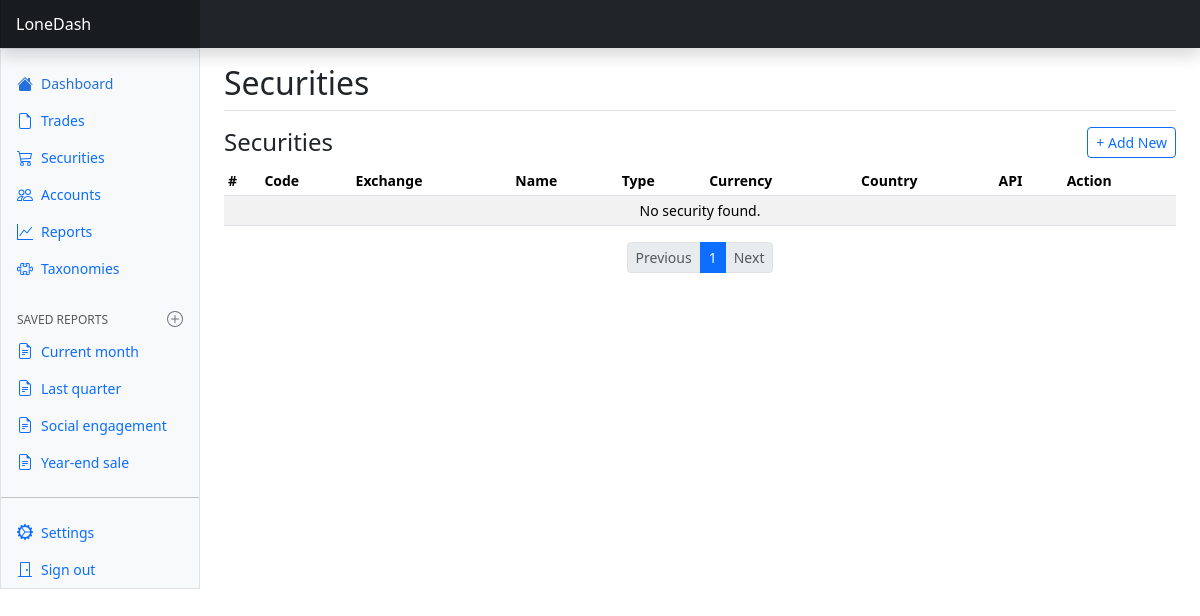
/securities/ (signed in), run on an earlier commit of the app's database.
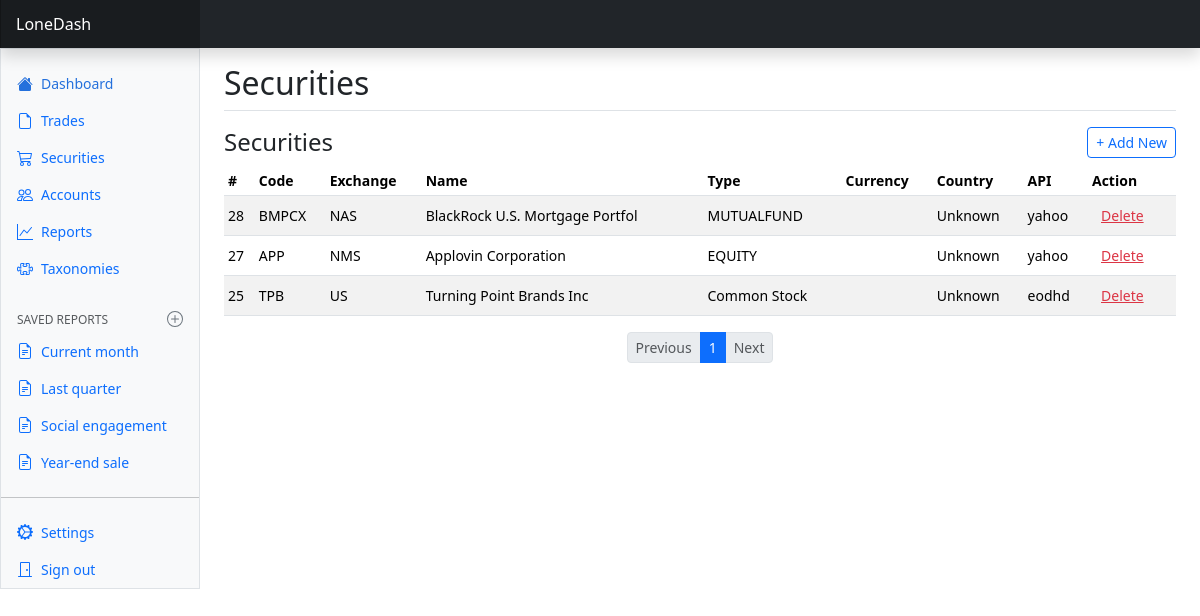
And on a later commit of the database.
### dash/models.py (models this page shows, shortened)
class Security(models.Model):
    country = models.ForeignKey(Country, on_delete=models.CASCADE, related_name='country')
    user = models.ForeignKey(User, on_delete=models.CASCADE, related_name='security')
    code = models.CharField(max_length=10)
    exchange = models.CharField(max_length=20)
    name = models.CharField(max_length=255)
    type = models.CharField(max_length=255, blank=True)
    isin = models.CharField(max_length=20, blank=True)
    close = models.DecimalField(max_digits=16, decimal_places=2, default=0)
    date = models.DateField(default=date.today)
    api_source = models.CharField(max_length=50, blank=True, null=True)
    industry = models.CharField(max_length=100, blank=True)
    sector = models.CharField(max_length=100, blank=True)
    website = models.URLField(blank=True)
    description = models.TextField(blank=True)
    class Meta:
        constraints = [
            models.UniqueConstraint(fields=['user', 'code'], name='unique_user_code')
        ]
        indexes = [
            models.Index(fields=['user', 'code']),
        ]

class Country(models.Model):
    iso_code = models.CharField(max_length=3, unique=True)  # e.g. 'US', 'VN'
    name = models.CharField(max_length=100)
    currency = models.CharField(max_length=10, default='USD')
    def __str__(self):
        return self.name

### dash/views.py (the view)
# urls.py: path('securities/', securities_view, name='securities'),
def securities_view(request):
    securities_list = Security.objects.filter(user=request.user).order_by('-id')
    securities_paginator = Paginator(securities_list, 10)
    securities_page = securities_paginator.get_page(request.GET.get('page'))
    svg_content = get_icons_svg()
    return render(request, "securities.html", {'icons_svg': svg_content, 'securities' : securities_page,})

### dash/views.py (called while the page is built)
def get_icons_svg():
    current_dir = os.path.dirname(__file__)
    svg_path = os.path.join(current_dir, 'static', 'icons', 'icons.svg')
    with open(svg_path, 'r', encoding='utf-8') as f:
        return f.read()

### dash/templates/securities.html (shortened to what this page needs)
{% extends "base.html" %}
{% block content %}
<main class="col-md-9 ms-sm-auto col-lg-10 px-md-4">
    <div
        class="d-flex justify-content-between flex-wrap flex-md-nowrap align-items-center pt-3 pb-2 mb-3 border-bottom">
        <h2 class="mb-0">Securities</h2>
    </div>
    <div class="d-flex justify-content-between align-items-center mb-2">
        <h4 class="mb-0">Securities</h4>
        <button type="button" class="btn btn-sm btn-outline-primary" id="btn-add-security">+ Add New</button>
    </div>
    <div class="table-responsive small">
        <table class="table table-striped table-sm">
            <thead>
                <tr>
                    <th scope="col">#</th>
                    <th scope="col">Code</th>
                    <th scope="col">Exchange</th>
                    <th scope="col">Name</th>
                    <th scope="col">Type</th>
                    <th scope="col">Currency</th>
                    <th scope="col">Country</th>
                    <th scope="col">API</th>
                    <th scope="col">Action</th>
                </tr>
            </thead>
            <tbody>
                {% for security in securities %}
                <tr>
                    <td>{{ security.id }}</td>
                    <td>{{ security.code }}</td>
                    <td>{{ security.exchange }}</td>
                    <td>{{ security.name}}</td>
                    <td>{{ security.type}}</td>
                    <td>{{ security.currency}}</td>
                    <td>{{ security.country }}</td>
                    <td>{{ security.api_source}}</td>
                    <td>
                        <button class="btn btn-sm btn-link text-danger btn-delete-security"
                            data-id="{{ security.id }}">Delete</button>
                    </td>
                </tr>
                {% empty %}
                <tr>
                    <td colspan="9" class="text-center">No security found.</td>
                </tr>
                {% endfor %}
            </tbody>
        </table>
    </div>
    <nav>
        <ul class="pagination pagination-sm justify-content-center">
            {% if securities.has_previous %}
            <li class="page-item">
                <a class="page-link" href="?page={{ securities.previous_page_number }}">Previous</a>
            </li>
            {% else %}
            <li class="page-item disabled"><span class="page-link">Previous</span></li>
            {% endif %}
            {% for num in securities.paginator.page_range %}
            <li class="page-item {% if securities.number == num %}active{% endif %}">
                <a class="page-link" href="?page={{ num }}">{{ num }}</a>
            </li>
            {% endfor %}
            {% if securities.has_next %}
            <li class="page-item">
                <a class="page-link" href="?page={{ securities.next_page_number }}">Next</a>
            </li>
            {% else %}
            <li class="page-item disabled"><span class="page-link">Next</span></li>
            {% endif %}
        </ul>
    </nav>
</main>
{% endblock %}
{% block page_scripts %}
{% load static %}
{% endblock %}

What changed in the data, as far as the page shows it:
added Security: id "28", code "BMPCX", exchange "NAS", name "BlackRock U.S. Mortgage Portfol", type "MUTUALFUND", country "Unknown", api_source "yahoo"
added Security: id "27", code "APP", exchange "NMS", name "Applovin Corporation", type "EQUITY", country "Unknown", api_source "yahoo"
added Security: id "25", code "TPB", exchange "US", name "Turning Point Brands Inc", type "Common Stock", country "Unknown", api_source "eodhd"
Also different on the page:
text no longer shown: "No security found."
